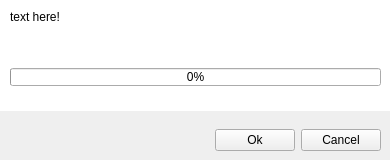
<?xml version="1.0" encoding="UTF-8"?>
<ui version="4.0">
 <class>StarSimulatorLoadLedData</class>
 <widget class="QWidget" name="StarSimulatorLoadLedData">
  <property name="geometry">
   <rect>
    <x>0</x>
    <y>0</y>
    <width>390</width>
    <height>160</height>
   </rect>
  </property>
  <property name="windowTitle">
   <string>Least Square - Load LED Data</string>
  </property>
  <widget class="QWidget" name="layoutWidget">
   <property name="geometry">
    <rect>
     <x>10</x>
     <y>10</y>
     <width>371</width>
     <height>141</height>
    </rect>
   </property>
   <layout class="QVBoxLayout" name="verticalLayout">
    <item>
     <widget class="QLabel" name="label">
      <property name="text">
       <string>text here!</string>
      </property>
     </widget>
    </item>
    <item>
     <spacer name="verticalSpacer_2">
      <property name="orientation">
       <enum>Qt::Vertical</enum>
      </property>
      <property name="sizeHint" stdset="0">
       <size>
        <width>20</width>
        <height>10</height>
       </size>
      </property>
     </spacer>
    </item>
    <item>
     <widget class="QProgressBar" name="progressBar">
      <property name="maximumSize">
       <size>
        <width>16777215</width>
        <height>18</height>
       </size>
      </property>
      <property name="value">
       <number>0</number>
      </property>
      <property name="textVisible">
       <bool>true</bool>
      </property>
     </widget>
    </item>
    <item>
     <spacer name="verticalSpacer">
      <property name="orientation">
       <enum>Qt::Vertical</enum>
      </property>
      <property name="sizeHint" stdset="0">
       <size>
        <width>20</width>
        <height>10</height>
       </size>
      </property>
     </spacer>
    </item>
    <item>
     <layout class="QHBoxLayout" name="horizontalLayout">
      <item>
       <spacer name="horizontalSpacer">
        <property name="orientation">
         <enum>Qt::Horizontal</enum>
        </property>
        <property name="sizeHint" stdset="0">
         <size>
          <width>40</width>
          <height>20</height>
         </size>
        </property>
       </spacer>
      </item>
      <item>
       <widget class="QPushButton" name="btnOk">
        <property name="text">
         <string>Ok</string>
        </property>
       </widget>
      </item>
      <item>
       <widget class="QPushButton" name="btnCancel">
        <property name="text">
         <string>Cancel</string>
        </property>
       </widget>
      </item>
     </layout>
    </item>
   </layout>
  </widget>
  <widget class="QWidget" name="widget" native="true">
   <property name="geometry">
    <rect>
     <x>0</x>
     <y>0</y>
     <width>391</width>
     <height>111</height>
    </rect>
   </property>
   <property name="styleSheet">
    <string notr="true">background-color: white;</string>
   </property>
  </widget>
  <zorder>widget</zorder>
  <zorder>layoutWidget</zorder>
 </widget>
 <resources/>
 <connections/>
</ui>
